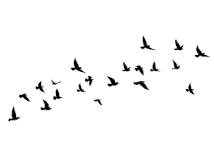
#> input picture images/contour_bird.png, 214 x 148 px, found by its file name
$ python contours.py
#> lines starting #> are read from the running program, lines starting #| are printed output that depends on the picture; after the words box and inside, x2 and y2 are one past the last pixel; in counts of white or black regions, pixels touching at a corner belong together
import os
import cv2

image_path= r"C:\Users\464_0863\OneDrive - Yokogawa Electric Corporation\Attachments\Projects\opencv\images\contour_bird.png"

img= cv2.imread(image_path)
#> img is the input picture: shape (148, 214, 3); min 0, max 255, mean 248.7
# print(img.shape)

# when working iwth contours we are working with the borders of absolutely all isoluted white regions
img_gray=cv2.cvtColor(img, cv2.COLOR_BGR2GRAY)
ret, thresh= cv2.threshold(img_gray, 127, 255, cv2.THRESH_BINARY_INV)
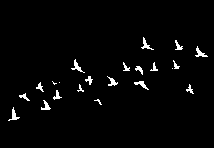
#> thresh: shape (148, 214); 2.3% white in thin lines or dots, all inside (x1, y1, x2, y2) = (8, 37, 208, 121)
#  for conotur we are using grayscale img
contours, hierarchy=  cv2.findContours(thresh, cv2.RETR_TREE, cv2.CHAIN_APPROX_SIMPLE)
#> contours = 22 contours, 9 with area under 20; largest, box (x1, y1, x2, y2) and area: (195, 46, 208, 57) 36, (71, 59, 85, 73) 35, (134, 81, 149, 90) 34, (8, 107, 20, 121) 34, (141, 37, 154, 50) 32

for cnt in contours:
    if cv2.contourArea(cnt)>1: #to remove noise, by increasing values, some images are not fetching, they are considering as noises
        # cv2.drawContours(img, cnt, -1, (0,255,0), 1) #1: thickness, color :green
        x1, y1, w, h= cv2.boundingRect(cnt)
        # drwaing bounding boxes
        cv2.rectangle(img, (x1, y1), (x1+w, y1+h), (0,255,0), 2)
#> this loop made 22 passes
#> (x1, y1, w, h) on passes 1, 2, 3, 4, 5, 6, 7, 9, 10, 11, 12, 13: (8, 107, 12, 14), (41, 100, 10, 10), (94, 99, 8, 6), (19, 93, 11, 8), (53, 90, 9, 10), (186, 84, 8, 10), (77, 84, 7, 8), (36, 82, 8, 10), (134, 81, 15, 9), (52, 81, 5, 4), (107, 76, 11, 10), (85, 76, 8, 9)
#> cnt on passes 8, 14: [[59, 82]], [[172, 68]]
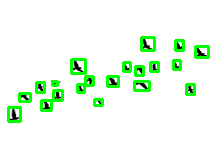
#> img: shape (148, 214, 3); 6.96% of pixels changed, all inside (x1, y1, x2, y2) = (7, 36, 210, 123)


cv2.imshow("thresh", thresh)
cv2.imshow("img_gray", img)
cv2.waitKey(0)
